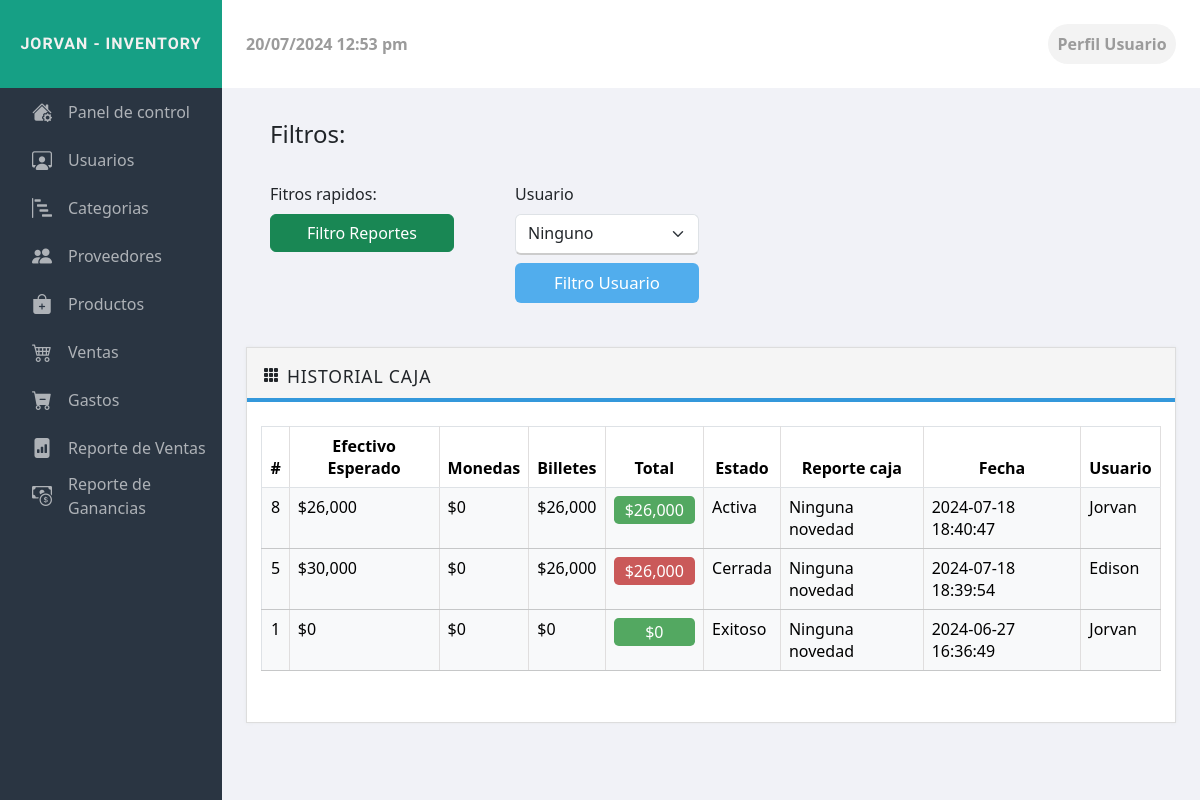
The page /admin/view/historialCaja.php on the database as committed earlier.
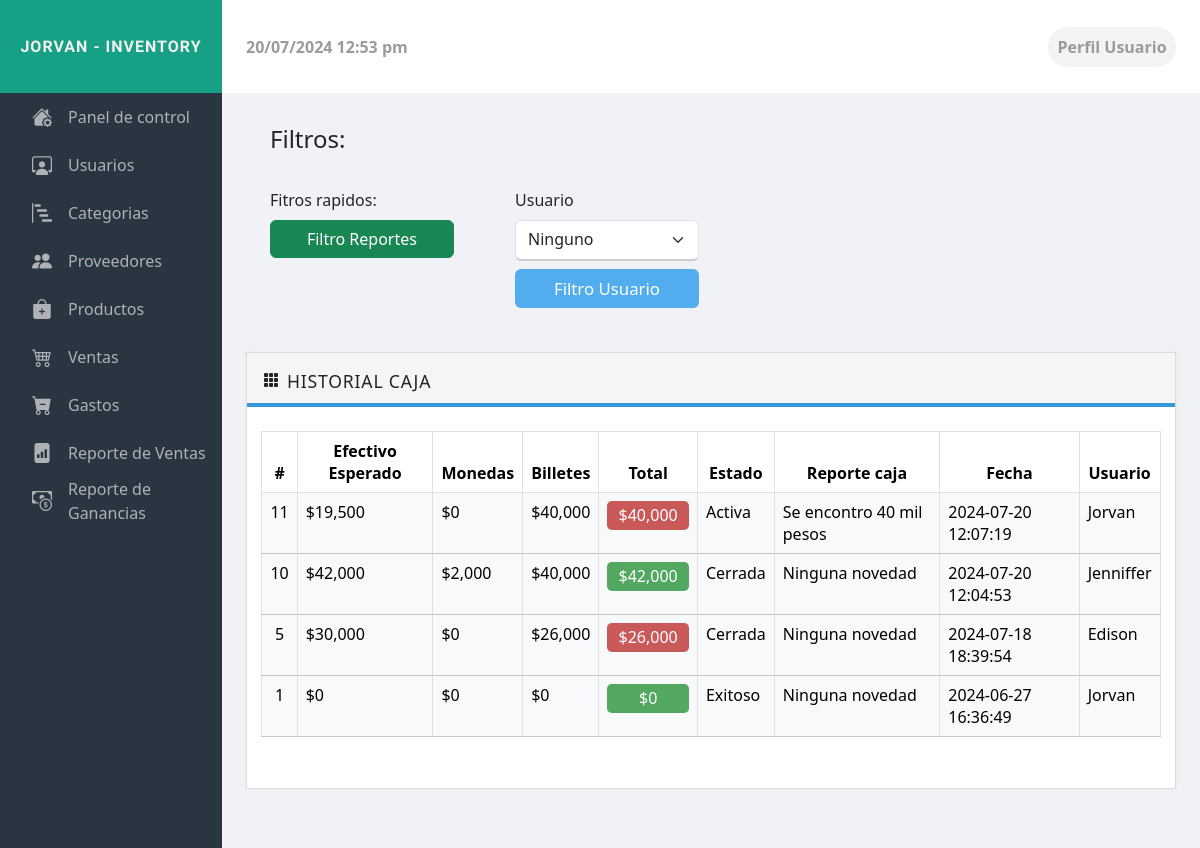
The same page on the database as committed later.
### tables this page shows
CREATE TABLE `caja` (
  `id_caja` int(10) NOT NULL,
  `efectivoesperado_caja` varchar(60) DEFAULT NULL,
  `monedas_caja` varchar(60) DEFAULT NULL,
  `billetes_caja` varchar(60) DEFAULT NULL,
  `total_caja` varchar(60) DEFAULT NULL,
  `estado_caja` varchar(60) DEFAULT NULL,
  `descreporte_caja` varchar(200) DEFAULT NULL,
  `fecha_caja` datetime NOT NULL,
  `id_usCaja` int(10) NOT NULL
);

CREATE TABLE `usuario` (
  `id_us` int(10) NOT NULL,
  `nombre_us` varchar(60) NOT NULL,
  `apellido_us` varchar(60) NOT NULL,
  `jornada_us` varchar(60) NOT NULL,
  `telefono_us` varchar(10) NOT NULL,
  `correo_us` varchar(60) NOT NULL,
  `estado_us` varchar(60) NOT NULL,
  `rol_us` varchar(60) NOT NULL,
  `password` varchar(60) NOT NULL
);

### admin/model/consultas.php (called while the page is built, shortened)
<?php
    class consultas {
        private $conexion;
        public function __construct($conexion) {
            $this->conexion = $conexion;
        }
        function consultaMultiple($consulta){
            $respuesta = array();
            $modulos = $this->conexion->prepare($consulta);
            $modulos->execute();
            $total = $modulos->rowCount();
            if ($total > 0) {
                $a = 0;
                while ($data = $modulos->fetch(PDO::FETCH_ASSOC)) {
                    $respuesta[$a] = $data;
                    $a++;
                }
            }
            return $respuesta;
        }
    }
?>

### admin/model/datosCaja.php (called while the page is built, shortened)
<?php
class misCaja
{
    function verCaja($consulta)
    {
        $conexion = new Conexion();
        $arreglo = array();
        $modulos = $conexion->prepare($consulta);
        $modulos->execute();
        $total = $modulos->rowCount();
        if ($total > 0) {
            $a = 0;
            while ($data = $modulos->fetch(PDO::FETCH_ASSOC)) {
                $arreglo[$a] = $data;
                $a++;
            }
        }
        return $arreglo;
    }
}
?>

### admin/model/datosUsuario.php (called while the page is built, shortened)
<?php
class misUsuarios
{
    function verUsuarioId($id)
    {
        $conexion = new Conexion();
        $arreglo = array();
        $consulta = "SELECT id_us, nombre_us, apellido_us, jornada_us, telefono_us, correo_us, estado_us, rol_us,password FROM usuario
                    WHERE id_us = :id";
        $modules = $conexion->prepare($consulta);
        $modules->bindParam(":id", $id);
        $modules->execute();
        $total = $modules->rowCount();
        if ($total > 0) {
            $i = 0;
            while ($data = $modules->fetch(PDO::FETCH_ASSOC)) {
                $arreglo[$i] = $data;
                $i++;
            }
        }
        return $arreglo;
    }
}
?>

### admin/view/historialCaja.php (the view, shortened to what the changed rows need)
<?php
    include("../model/consultas.php");
    $conexion = new conexion();
    $consultas = new consultas($conexion);
    $consultaCaja = $consultas->consultaMultiple("SELECT * FROM caja WHERE id_caja=(SELECT max(id_caja) FROM caja)");
    $estadoCaja = $consultaCaja[0]['estado_caja'];
    $usuarioCaja = $consultaCaja[0]['id_usCaja'];
    if ($estadoCaja!="Cerrada" && $usuarioCaja==1){
?>
<html lang="en">
  <head>
    <link href="https://cdn.jsdelivr.net/npm/bootstrap@5.3.3/dist/css/bootstrap.min.css" rel="stylesheet">
    <link rel="stylesheet" href="https://cdn.jsdelivr.net/npm/bootstrap-icons@1.10.5/font/bootstrap-icons.css">
    <link rel="stylesheet" href="../libraries/style.css">
  </head>
<body>
    <?php
        include('../model/datosCaja.php');
        include('../model/datosUsuario.php');
        $misCaja = new misCaja();
        $misUsuarios = new misUsuarios();
    ?>
    <section class="contenido">
        <div class="interfaz overflow-auto">
            <div class="categorias mt-1">
                <div class="tabla f-2">
                    <div class="body">
                        <table class="table" border="1px">
                            <thead class="table-default">
                                <th class="text-center">#</th>
                                <th class="text-center">Efectivo Esperado</th>
                                <th class="text-center">Monedas</th>
                                <th class="text-center">Billetes</th>
                                <th class="text-center">Total</th>
                                <th class="text-center">Estado</th>
                                <th class="text-center">Reporte caja</th>
                                <th class="text-center">Fecha</th>
                                <th class="text-center">Usuario</th>
                            </thead>
                            <tbody>
                                <?php
                                    $consulta="SELECT * FROM caja ORDER BY id_caja DESC";
                                    $respCaja = $misCaja->verCaja($consulta);
                                    foreach ($respCaja as $fila) {
                                        $nombreUsuario= $misUsuarios->verUsuarioId($fila['id_usCaja']);
                                        ?>
                                        <tr class="table-light">
                                            <td class="text-center"><?php echo $fila['id_caja']; ?></td>
                                            <td><?php echo '$'.number_format($fila['efectivoesperado_caja']);?></td>
                                            <td><?php echo '$'.number_format($fila['monedas_caja']);?></td>
                                            <td><?php echo '$'.number_format($fila['billetes_caja']);?></td>
                                            <?php
                                                if($fila['efectivoesperado_caja']!=$fila['total_caja']){
                                                    echo '<td class="text-center"><p class="m-0 campo rojo">$'.number_format($fila['total_caja']).'</p></td>';
                                                } else {
                                                    echo '<td class="text-center"><p class="m-0 campo verde">$'.number_format($fila['total_caja']).'</p></td>';
                                                }
                                            ?>
                                            <td><?php echo $fila['estado_caja']; ?></td>
                                            <td><?php if($fila['descreporte_caja']==null){echo "Ninguna novedad";}else{echo $fila['descreporte_caja'];};?></td>
                                            <td><?php echo $fila['fecha_caja']; ?></td>
                                            <td><?php echo $nombreUsuario[0]['nombre_us']; ?></td>
                                        </tr>
                                <?php
                                    }
                                ?>
                            </tbody>
                        </table>
                    </div>
                </div>
            </div>
        </div>
        <?php
            } else {
                echo '<script>
                        alert("Error al acceder. La cuenta esta inactiva o el usuario activo no tiene un rol de admin, por lo cual no puede acceder a este apartado")
                    </script>';
            }
        ?>
    </section>
</body>
</html>

Rows that differ between the two databases and show on the page:
removed caja: id_caja "8", efectivoesperado_caja "26,000", monedas_caja "0", billetes_caja "26,000", total_caja "26,000", estado_caja "Activa", shows "Ninguna novedad", fecha_caja "2024-07-18 18:40:47", id_usCaja.nombre_us "Jorvan"
added caja: id_caja "11", efectivoesperado_caja "19,500", monedas_caja "0", billetes_caja "40,000", total_caja "40,000", estado_caja "Activa", descreporte_caja "Se encontro 40 mil pesos", fecha_caja "2024-07-20 12:07:19", id_usCaja.nombre_us "Jorvan"
added caja: id_caja "10", efectivoesperado_caja "42,000", monedas_caja "2,000", billetes_caja "40,000", total_caja "42,000", estado_caja "Cerrada", shows "Ninguna novedad", fecha_caja "2024-07-20 12:04:53", id_usCaja.nombre_us "Jenniffer"
